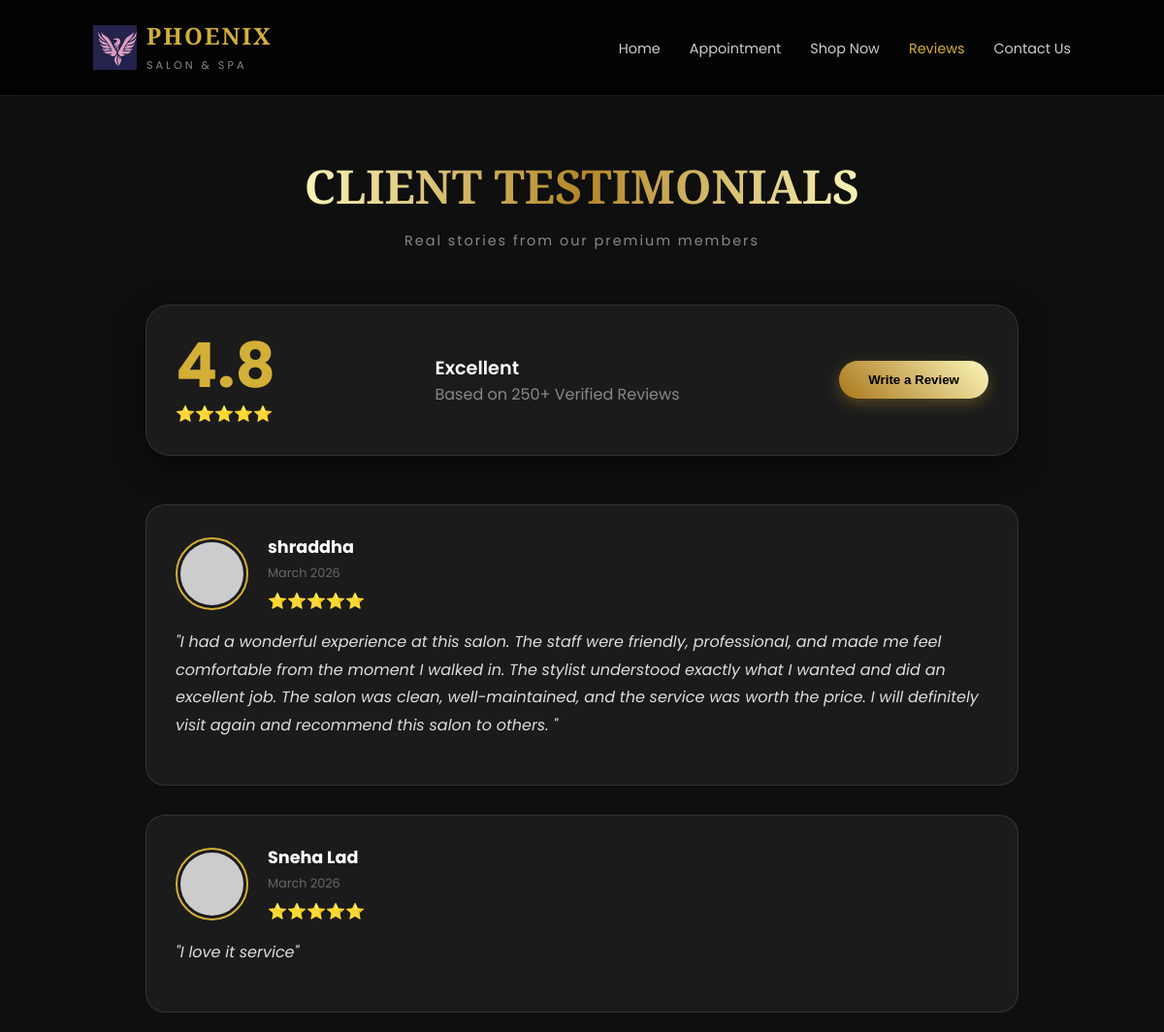
Screenshot of /reviews.php with the database file from the repository.
### tables this page shows
CREATE TABLE `reviews` (
  `id` int(11) NOT NULL,
  `user_name` varchar(100) NOT NULL,
  `rating` int(11) NOT NULL,
  `review_text` text NOT NULL,
  `review_date` timestamp NOT NULL DEFAULT CURRENT_TIMESTAMP
);

### reviews.php (the view, shortened to what this page needs)
<!DOCTYPE html>
<html lang="en">
<head>
    <link href="https://unpkg.com/aos@2.3.1/dist/aos.css" rel="stylesheet">
</head>
<body>
<header>
    <div class="logo">
        <img src="logo.png.png" alt="Phoenix Logo">
        <div class="logo-text"><h2>PHOENIX</h2><span>Salon & Spa</span></div>
    </div>
    <nav>
        <ul>
            <li><a href="index.php">Home</a></li>
            <li><a href="appointment.php">Appointment</a></li>
            <li><a href="shop.php">Shop Now</a></li>
            <li><a href="reviews.php" class="active">Reviews</a></li>
            <li><a href="contact.php">Contact Us</a></li>
        </ul>
    </nav>
</header>
<div class="review-header-main" data-aos="fade-down">
    <h2>Client Testimonials</h2>
    <p>Real stories from our premium members</p>
</div>
<section class="review-container">
    <div class="rating-summary" data-aos="zoom-in">
        <div class="rating-score">
            <h1 id="avgRating">4.8</h1>
            <div class="stars-active">⭐⭐⭐⭐⭐</div>
        </div>
        <div style="text-align: left;">
            <p style="margin:0; font-weight:600; font-size: 1.2rem;">Excellent</p>
            <p style="margin:0; color:#888;">Based on 250+ Verified Reviews</p>
        </div>
        <button class="btn-write" onclick="openModal()">Write a Review</button>
    </div>
    <div class="review-list" id="reviewList">
        <?php
        include('db_config.php');
        $result = mysqli_query($conn, "SELECT * FROM reviews ORDER BY id DESC");
        while($row = mysqli_fetch_assoc($result)) {
            $starStr = str_repeat("⭐", $row['rating']) . str_repeat("☆", 5 - $row['rating']);
        ?>
        <div class="review-item" data-aos="fade-up">
            <div class="review-user-info">
                <img src="https://ui-avatars.com/api/?name=<?php echo urlencode($row['user_name']); ?>&background=d4af37&color=000" alt="User">
                <div class="user-details">
                    <h4><?php echo htmlspecialchars($row['user_name']); ?></h4>
                    <span class="review-date"><?php echo date('F Y', strtotime($row['review_date'])); ?></span>
                    <div class="stars-active"><?php echo $starStr; ?></div>
                </div>
            </div>
            <p class="review-text">"<?php echo htmlspecialchars($row['review_text']); ?>"</p>
        </div>
        <?php } ?>
    </div>
</section>
</body>
</html>

### reviews.php (style rules this page uses)
:root { --gold: #d4af37; --light-gold: #f1c40f; --dark: #0f0f0f; --glass: rgba(255, 255, 255, 0.05); --border: rgba(255, 255, 255, 0.1); }
body { background-color: var(--dark); color: #fff; font-family: 'Poppins', sans-serif; margin: 0; overflow-x: hidden; }
header { display: flex; justify-content: space-between; align-items: center; padding: 20px 8%; background: rgba(0,0,0,0.8); backdrop-filter: blur(10px); border-bottom: 1px solid var(--border); position: sticky; top: 0; z-index: 100; }
.logo { display: flex; align-items: center; gap: 10px; }
.logo img { width: 45px; }
.logo-text h2 { margin: 0; font-family: 'Playfair Display', serif; color: var(--gold); letter-spacing: 2px; }
.logo-text span { font-size: 0.7rem; letter-spacing: 3px; color: #888; text-transform: uppercase; }
nav ul { display: flex; list-style: none; gap: 30px; margin: 0; }
nav ul li a { text-decoration: none; color: #ccc; font-size: 0.9rem; transition: 0.3s; }
nav ul li a:hover, nav ul li a.active { color: var(--gold); }
.review-header-main { text-align: center; padding: 60px 20px 20px; }
.review-header-main h2 { font-family: 'Playfair Display', serif; font-size: 3rem; margin: 0; background: linear-gradient(to right, #bf953f, #fcf6ba, #b38728, #fbf5b7, #aa771c); -webkit-background-clip: text; -webkit-text-fill-color: transparent; text-transform: uppercase; }
.review-header-main p { color: #888; letter-spacing: 2px; font-size: 0.9rem; }
.review-container { max-width: 900px; margin: 0 auto; padding: 20px; }
.rating-summary { display: flex; justify-content: space-between; align-items: center; background: var(--glass); padding: 30px; border-radius: 25px; border: 1px solid var(--border); margin-bottom: 50px; box-shadow: 0 10px 30px rgba(0,0,0,0.5); }
.rating-score h1 { font-size: 4rem; margin: 0; color: var(--gold); line-height: 1; }
.btn-write { background: linear-gradient(45deg, #aa771c, #fcf6ba); color: #000; border: none; padding: 12px 30px; border-radius: 50px; font-weight: 600; cursor: pointer; transition: 0.4s; box-shadow: 0 5px 15px rgba(212, 175, 55, 0.3); }
.review-list { display: flex; flex-direction: column; gap: 30px; }
.review-item { background: var(--glass); border: 1px solid var(--border); padding: 30px; border-radius: 20px; position: relative; transition: 0.4s; }
.review-user-info { display: flex; align-items: center; gap: 20px; margin-bottom: 15px; }
.review-user-info img { width: 65px; height: 65px; border-radius: 50%; border: 2px solid var(--gold); padding: 3px; }
.user-details h4 { margin: 0; color: #fff; font-size: 1.1rem; }
.review-date { font-size: 0.8rem; color: #666; }
.stars-active { color: var(--light-gold); margin-top: 5px; }
.review-text { font-style: italic; color: #ddd; line-height: 1.8; font-size: 1rem; }

### rows the page displays
reviews: user_name "shraddha", review_date "March 2026", rating "⭐⭐⭐⭐⭐", review_text "I had a wonderful experience at this salon. The staff were friendly, professional, and made me feel comfortable from the moment I walked in. The stylist understood exactly what I wanted and did an excellent job. The salon was clean, well-maintained, and the service was worth the price. I will definitely visit again and recommend this salon to others."
reviews: user_name "Sneha Lad", review_date "March 2026", rating "⭐⭐⭐⭐⭐", review_text "I love it service"
